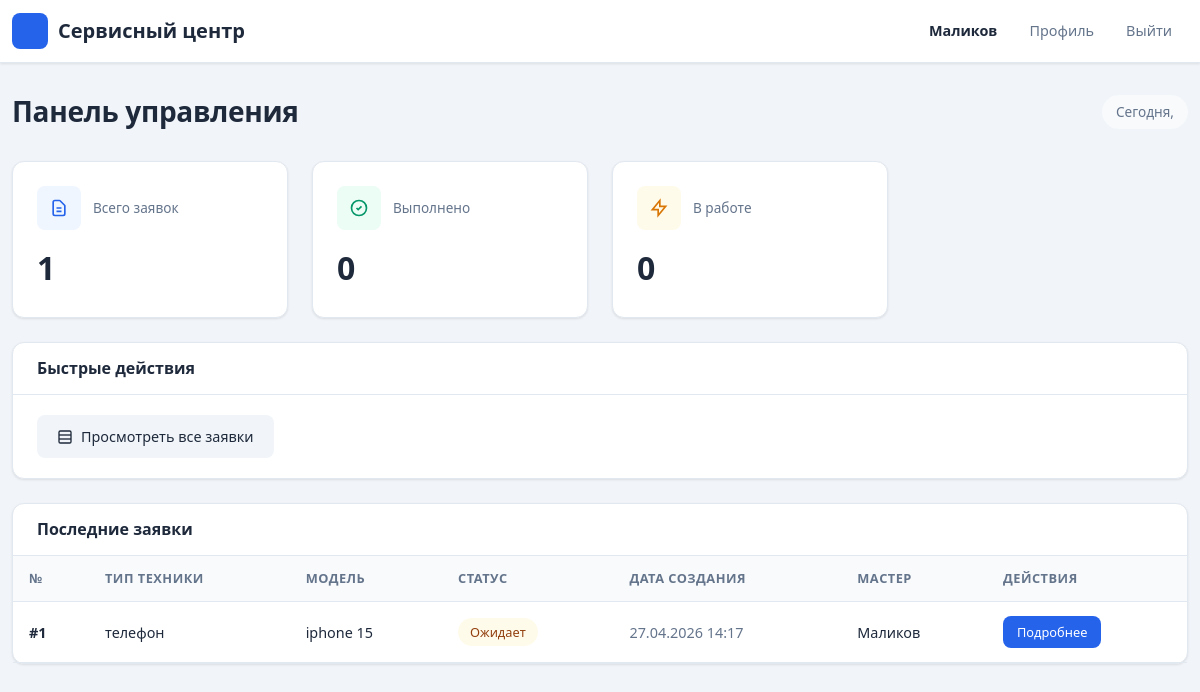
Page / (signed in) on the earlier database version.
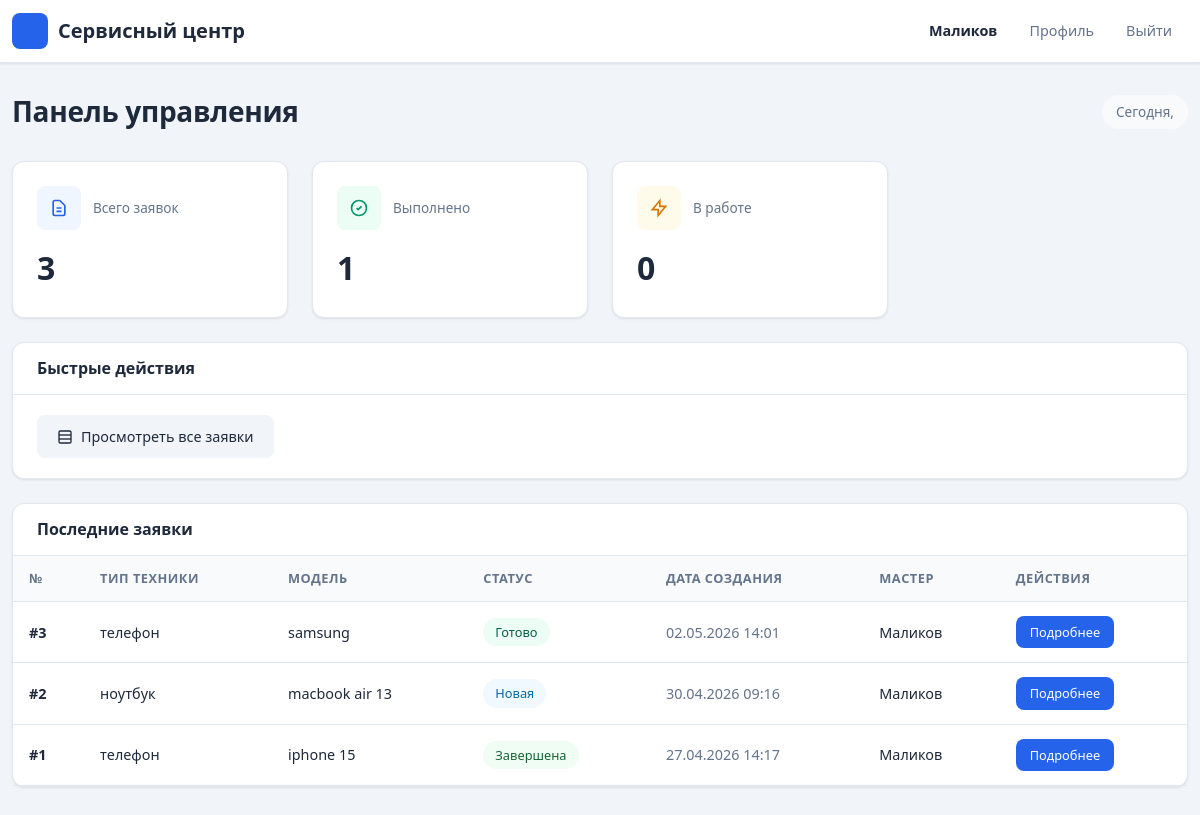
Same page on the later database version.
### requests1/models.py (models this page shows, shortened)
class Request(models.Model):
    STATUS_CHOICES = [
        ('new', 'Новая'),
        ('pending', 'Ожидает'),
        ('in_progress', 'В процессе ремонта'),
        ('ready', 'Готово'),
        ('completed', 'Завершена'),
        ('cancelled', 'Отменена'),
    ]
    request_id = models.AutoField(primary_key=True)
    start_date = models.DateTimeField(verbose_name="Дата начала")
    home_tech_type = models.CharField(max_length=100, verbose_name="Тип техники")
    home_tech_model = models.CharField(max_length=100, verbose_name="Модель техники")
    problem_description = models.TextField(verbose_name="Описание проблемы")
    request_status = models.CharField(
        max_length=20,
        choices=STATUS_CHOICES,
        default='new',
        verbose_name="Статус заявки"
    )
    completion_date = models.DateTimeField(null=True, blank=True, verbose_name="Дата завершения")
    repair_parts = models.TextField(blank=True, verbose_name="Запчасти")
    master = models.ForeignKey(
        Master, on_delete=models.SET_NULL, null=True, blank=True,
        db_column='masterID', verbose_name="Мастер"
    )
    client = models.ForeignKey(
        Client, on_delete=models.CASCADE,
        db_column='clientID', verbose_name="Клиент"
    )
    class Meta:
        db_table = 'requests'
        verbose_name = 'Заявка'
        verbose_name_plural = 'Заявки'

### accounts/models.py (models this page shows, shortened)
class Master(models.Model):
    master_id = models.AutoField(primary_key=True)
    user = models.ForeignKey(User, on_delete=models.CASCADE, db_column='userID')
    class Meta:
        db_table = 'masters'
        verbose_name = 'Мастер'
        verbose_name_plural = 'Мастера'

class User(AbstractBaseUser):
    USER_TYPES = (
        ('client', 'Клиент'),
        ('master', 'Мастер'),
        ('admin', 'Администратор'),
    )
    user_id = models.AutoField(primary_key=True)
    fio = models.CharField(max_length=100, verbose_name="ФИО")
    phone = models.CharField(max_length=20, verbose_name="Телефон")
    login = models.CharField(max_length=50, unique=True, verbose_name="Логин")
    password = models.CharField(max_length=255, verbose_name="Пароль")
    type = models.CharField(max_length=20, choices=USER_TYPES, default='client', verbose_name="Тип пользователя")
    role = models.ForeignKey(
        Role, on_delete=models.SET_NULL, null=True, blank=True,
        verbose_name="Роль", db_column='roleID'
    )
    last_login = None
    is_active = True
    USERNAME_FIELD = 'login'
    REQUIRED_FIELDS = ['fio', 'phone']
    objects = UserManager()
    class Meta:
        db_table = 'users'
        verbose_name = 'Пользователь'
        verbose_name_plural = 'Пользователи'

### requests1/views.py (the view)
    def wrapper(request, *args, **kwargs):
        if not request.session.get('user_id'):
            messages.error(request, 'Необходимо войти в систему')
            return redirect('login')
        return view_func(request, *args, **kwargs)

### requests1/views.py (called while the page is built)
def login_required(view_func):
    def wrapper(request, *args, **kwargs):
        if not request.session.get('user_id'):
            messages.error(request, 'Необходимо войти в систему')
            return redirect('login')
        return view_func(request, *args, **kwargs)
    return wrapper

### templates/requests/dashboard.html (shortened to what the changed rows need)
{% extends 'base.html' %}
{% block content %}
<div class="row">
    <div class="col-md-12">
        <div style="display: flex; align-items: center; justify-content: space-between; margin-bottom: 32px;">
            <h1 style="font-size: 1.75rem; font-weight: 700; margin: 0; letter-spacing: -0.3px;">Панель управления</h1>
        </div>
        <div class="row mb-4">
            <div class="col-md-3">
                <div style="background: var(--surface); border: 1px solid var(--border); border-radius: var(--radius); padding: 24px; box-shadow: var(--shadow); height: 100%;">
                    <div style="display: flex; align-items: center; gap: 12px; margin-bottom: 12px;">
                        <div style="width: 44px; height: 44px; background: #eff6ff; border-radius: var(--radius-sm); display: flex; align-items: center; justify-content: center;">
                        </div>
                        <span style="font-size: 0.85rem; color: var(--text-muted); font-weight: 500;">Всего заявок</span>
                    </div>
                    <p style="font-size: 2rem; font-weight: 700; margin: 0; color: var(--text);">{{ total_requests|default:0 }}</p>
                </div>
            </div>
            <div class="col-md-3">
                <div style="background: var(--surface); border: 1px solid var(--border); border-radius: var(--radius); padding: 24px; box-shadow: var(--shadow); height: 100%;">
                    <div style="display: flex; align-items: center; gap: 12px; margin-bottom: 12px;">
                        <div style="width: 44px; height: 44px; background: #ecfdf5; border-radius: var(--radius-sm); display: flex; align-items: center; justify-content: center;">
                        </div>
                        <span style="font-size: 0.85rem; color: var(--text-muted); font-weight: 500;">Выполнено</span>
                    </div>
                    <p style="font-size: 2rem; font-weight: 700; margin: 0; color: var(--text);">{{ completed_requests|default:0 }}</p>
                </div>
            </div>
        </div>
        <div class="row">
            <div class="col-md-12">
                <div style="background: var(--surface); border: 1px solid var(--border); border-radius: var(--radius); box-shadow: var(--shadow);">
                    <div style="padding: 0;">
                        <div style="overflow-x: auto;">
                            <table style="width: 100%; border-collapse: collapse;">
                                <thead>
                                    <tr style="background: #f8fafc; border-bottom: 1px solid var(--border);">
                                        <th style="padding: 12px 16px; text-align: left; font-size: 0.8rem; font-weight: 600; color: var(--text-muted); text-transform: uppercase; letter-spacing: 0.5px;">№</th>
                                        <th style="padding: 12px 16px; text-align: left; font-size: 0.8rem; font-weight: 600; color: var(--text-muted); text-transform: uppercase; letter-spacing: 0.5px;">Тип техники</th>
                                        <th style="padding: 12px 16px; text-align: left; font-size: 0.8rem; font-weight: 600; color: var(--text-muted); text-transform: uppercase; letter-spacing: 0.5px;">Модель</th>
                                        <th style="padding: 12px 16px; text-align: left; font-size: 0.8rem; font-weight: 600; color: var(--text-muted); text-transform: uppercase; letter-spacing: 0.5px;">Статус</th>
                                        <th style="padding: 12px 16px; text-align: left; font-size: 0.8rem; font-weight: 600; color: var(--text-muted); text-transform: uppercase; letter-spacing: 0.5px;">Дата создания</th>
                                        <th style="padding: 12px 16px; text-align: left; font-size: 0.8rem; font-weight: 600; color: var(--text-muted); text-transform: uppercase; letter-spacing: 0.5px;">Мастер</th>
                                        <th style="padding: 12px 16px; text-align: left; font-size: 0.8rem; font-weight: 600; color: var(--text-muted); text-transform: uppercase; letter-spacing: 0.5px;">Действия</th>
                                    </tr>
                                </thead>
                                <tbody>
                                    {% for req in requests %}
                                    <tr style="border-bottom: 1px solid var(--border); transition: background 0.15s;" onmouseover="this.style.background='#f8fafc'" onmouseout="this.style.background='transparent'">
                                        <td style="padding: 14px 16px; font-weight: 600; color: var(--text); font-size: 0.9rem;">#{{ req.request_id }}</td>
                                        <td style="padding: 14px 16px; font-size: 0.9rem;">{{ req.home_tech_type }}</td>
                                        <td style="padding: 14px 16px; font-size: 0.9rem;">{{ req.home_tech_model }}</td>
                                        <td style="padding: 14px 16px;">
                                            {% if req.request_status == 'new' %}
                                                <span style="display: inline-block; background: #f0f9ff; color: #0369a1; padding: 4px 12px; border-radius: 20px; font-size: 0.8rem; font-weight: 500;">Новая</span>
                                            {% elif req.request_status == 'pending' %}
                                                <span style="display: inline-block; background: #fffbeb; color: #92400e; padding: 4px 12px; border-radius: 20px; font-size: 0.8rem; font-weight: 500;">Ожидает</span>
                                            {% elif req.request_status == 'in_progress' %}
                                                <span style="display: inline-block; background: #eff6ff; color: #1e40af; padding: 4px 12px; border-radius: 20px; font-size: 0.8rem; font-weight: 500;">В процессе ремонта</span>
                                            {% elif req.request_status == 'ready' %}
                                                <span style="display: inline-block; background: #ecfdf5; color: #065f46; padding: 4px 12px; border-radius: 20px; font-size: 0.8rem; font-weight: 500;">Готово</span>
                                            {% elif req.request_status == 'completed' %}
                                                <span style="display: inline-block; background: #f0fdf4; color: #166534; padding: 4px 12px; border-radius: 20px; font-size: 0.8rem; font-weight: 500;">Завершена</span>
                                            {% elif req.request_status == 'cancelled' %}
                                                <span style="display: inline-block; background: #fef2f2; color: #991b1b; padding: 4px 12px; border-radius: 20px; font-size: 0.8rem; font-weight: 500;">Отменена</span>
                                            {% endif %}
                                        </td>
                                        <td style="padding: 14px 16px; font-size: 0.9rem; color: var(--text-muted);">{{ req.start_date|date:"d.m.Y H:i" }}</td>
                                        <td style="padding: 14px 16px; font-size: 0.9rem;">
                                            {% if req.master %}
                                                {{ req.master.user.fio }}
                                            {% else %}
                                                <span style="color: var(--text-muted);">Не назначен</span>
                                            {% endif %}
                                        </td>
                                        <td style="padding: 14px 16px;">
                                            <a href="{% url 'request_detail' req.request_id %}" style="display: inline-block; background: var(--primary); color: white; padding: 6px 14px; border-radius: var(--radius-sm); text-decoration: none; font-size: 0.8rem; font-weight: 500;">Подробнее</a>
                                        </td>
                                    </tr>
                                    {% empty %}
                                    <tr>
                                        <td colspan="7" style="text-align: center; padding: 40px; color: var(--text-muted);">Нет заявок</td>
                                    </tr>
                                    {% endfor %}
                                </tbody>
                            </table>
                        </div>
                    </div>
                </div>
            </div>
        </div>
    </div>
</div>
{% endblock %}

Differences in the rows shown:
added Request: request_id "3", home_tech_type "телефон", home_tech_model "samsung", request_status "Готово", start_date "02.05.2026 14:01", master.user.fio "Маликов"
added Request: request_id "2", home_tech_type "ноутбук", home_tech_model "macbook air 13", request_status "Новая", start_date "30.04.2026 09:16", master.user.fio "Маликов"
changed Request "iphone 15": request_status "Ожидает" → "Завершена"
Other differences:
{{ total_requests|default:0 }}: "1" → "3"
{{ completed_requests|default:0 }}: "0" → "1"
